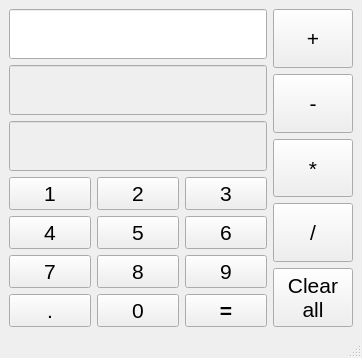
<?xml version="1.0" encoding="UTF-8"?>
<ui version="4.0">
 <class>MainWindow</class>
 <widget class="QMainWindow" name="MainWindow">
  <property name="geometry">
   <rect>
    <x>0</x>
    <y>0</y>
    <width>362</width>
    <height>316</height>
   </rect>
  </property>
  <property name="windowTitle">
   <string>Калькулятор</string>
  </property>
  <widget class="QWidget" name="centralwidget">
   <layout class="QGridLayout" name="gridLayout_3">
    <item row="0" column="0">
     <layout class="QVBoxLayout" name="verticalLayout">
      <item>
       <layout class="QVBoxLayout" name="verticalLayout_2">
        <item>
         <widget class="QLineEdit" name="one_input">
          <property name="sizePolicy">
           <sizepolicy hsizetype="Expanding" vsizetype="Expanding">
            <horstretch>0</horstretch>
            <verstretch>0</verstretch>
           </sizepolicy>
          </property>
          <property name="minimumSize">
           <size>
            <width>0</width>
            <height>50</height>
           </size>
          </property>
         </widget>
        </item>
        <item>
         <widget class="QLineEdit" name="two_input">
          <property name="enabled">
           <bool>false</bool>
          </property>
          <property name="sizePolicy">
           <sizepolicy hsizetype="Expanding" vsizetype="Expanding">
            <horstretch>0</horstretch>
            <verstretch>0</verstretch>
           </sizepolicy>
          </property>
          <property name="minimumSize">
           <size>
            <width>0</width>
            <height>50</height>
           </size>
          </property>
         </widget>
        </item>
        <item>
         <widget class="QLineEdit" name="output">
          <property name="enabled">
           <bool>false</bool>
          </property>
          <property name="sizePolicy">
           <sizepolicy hsizetype="Expanding" vsizetype="Expanding">
            <horstretch>0</horstretch>
            <verstretch>0</verstretch>
           </sizepolicy>
          </property>
          <property name="minimumSize">
           <size>
            <width>0</width>
            <height>50</height>
           </size>
          </property>
         </widget>
        </item>
       </layout>
      </item>
      <item>
       <layout class="QGridLayout" name="gridLayout_2">
        <item row="5" column="0">
         <widget class="QPushButton" name="point">
          <property name="sizePolicy">
           <sizepolicy hsizetype="Minimum" vsizetype="Expanding">
            <horstretch>0</horstretch>
            <verstretch>0</verstretch>
           </sizepolicy>
          </property>
          <property name="font">
           <font>
            <pointsize>16</pointsize>
           </font>
          </property>
          <property name="cursor">
           <cursorShape>PointingHandCursor</cursorShape>
          </property>
          <property name="text">
           <string>.</string>
          </property>
         </widget>
        </item>
        <item row="5" column="2">
         <widget class="QPushButton" name="result_num">
          <property name="sizePolicy">
           <sizepolicy hsizetype="Minimum" vsizetype="Expanding">
            <horstretch>0</horstretch>
            <verstretch>0</verstretch>
           </sizepolicy>
          </property>
          <property name="font">
           <font>
            <pointsize>16</pointsize>
            <bold>true</bold>
           </font>
          </property>
          <property name="cursor">
           <cursorShape>PointingHandCursor</cursorShape>
          </property>
          <property name="text">
           <string>=</string>
          </property>
         </widget>
        </item>
        <item row="2" column="1">
         <widget class="QPushButton" name="five">
          <property name="sizePolicy">
           <sizepolicy hsizetype="Minimum" vsizetype="Expanding">
            <horstretch>0</horstretch>
            <verstretch>0</verstretch>
           </sizepolicy>
          </property>
          <property name="font">
           <font>
            <pointsize>16</pointsize>
           </font>
          </property>
          <property name="cursor">
           <cursorShape>PointingHandCursor</cursorShape>
          </property>
          <property name="text">
           <string>5</string>
          </property>
         </widget>
        </item>
        <item row="2" column="0">
         <widget class="QPushButton" name="four">
          <property name="sizePolicy">
           <sizepolicy hsizetype="Minimum" vsizetype="Expanding">
            <horstretch>0</horstretch>
            <verstretch>0</verstretch>
           </sizepolicy>
          </property>
          <property name="font">
           <font>
            <pointsize>16</pointsize>
           </font>
          </property>
          <property name="cursor">
           <cursorShape>PointingHandCursor</cursorShape>
          </property>
          <property name="text">
           <string>4</string>
          </property>
         </widget>
        </item>
        <item row="1" column="0">
         <widget class="QPushButton" name="one">
          <property name="sizePolicy">
           <sizepolicy hsizetype="Minimum" vsizetype="Expanding">
            <horstretch>0</horstretch>
            <verstretch>0</verstretch>
           </sizepolicy>
          </property>
          <property name="font">
           <font>
            <pointsize>16</pointsize>
           </font>
          </property>
          <property name="cursor">
           <cursorShape>PointingHandCursor</cursorShape>
          </property>
          <property name="text">
           <string>1</string>
          </property>
         </widget>
        </item>
        <item row="2" column="2">
         <widget class="QPushButton" name="six">
          <property name="sizePolicy">
           <sizepolicy hsizetype="Minimum" vsizetype="Expanding">
            <horstretch>0</horstretch>
            <verstretch>0</verstretch>
           </sizepolicy>
          </property>
          <property name="font">
           <font>
            <pointsize>16</pointsize>
           </font>
          </property>
          <property name="cursor">
           <cursorShape>PointingHandCursor</cursorShape>
          </property>
          <property name="text">
           <string>6</string>
          </property>
         </widget>
        </item>
        <item row="1" column="1">
         <widget class="QPushButton" name="two">
          <property name="sizePolicy">
           <sizepolicy hsizetype="Minimum" vsizetype="Expanding">
            <horstretch>0</horstretch>
            <verstretch>0</verstretch>
           </sizepolicy>
          </property>
          <property name="font">
           <font>
            <pointsize>16</pointsize>
           </font>
          </property>
          <property name="cursor">
           <cursorShape>PointingHandCursor</cursorShape>
          </property>
          <property name="text">
           <string>2</string>
          </property>
         </widget>
        </item>
        <item row="4" column="2">
         <widget class="QPushButton" name="nine">
          <property name="sizePolicy">
           <sizepolicy hsizetype="Minimum" vsizetype="Expanding">
            <horstretch>0</horstretch>
            <verstretch>0</verstretch>
           </sizepolicy>
          </property>
          <property name="font">
           <font>
            <pointsize>16</pointsize>
           </font>
          </property>
          <property name="cursor">
           <cursorShape>PointingHandCursor</cursorShape>
          </property>
          <property name="text">
           <string>9</string>
          </property>
         </widget>
        </item>
        <item row="4" column="1">
         <widget class="QPushButton" name="eight">
          <property name="sizePolicy">
           <sizepolicy hsizetype="Minimum" vsizetype="Expanding">
            <horstretch>0</horstretch>
            <verstretch>0</verstretch>
           </sizepolicy>
          </property>
          <property name="font">
           <font>
            <pointsize>16</pointsize>
           </font>
          </property>
          <property name="cursor">
           <cursorShape>PointingHandCursor</cursorShape>
          </property>
          <property name="text">
           <string>8</string>
          </property>
         </widget>
        </item>
        <item row="4" column="0">
         <widget class="QPushButton" name="seven">
          <property name="sizePolicy">
           <sizepolicy hsizetype="Minimum" vsizetype="Expanding">
            <horstretch>0</horstretch>
            <verstretch>0</verstretch>
           </sizepolicy>
          </property>
          <property name="font">
           <font>
            <pointsize>16</pointsize>
           </font>
          </property>
          <property name="cursor">
           <cursorShape>PointingHandCursor</cursorShape>
          </property>
          <property name="text">
           <string>7</string>
          </property>
         </widget>
        </item>
        <item row="1" column="2">
         <widget class="QPushButton" name="three">
          <property name="sizePolicy">
           <sizepolicy hsizetype="Minimum" vsizetype="Expanding">
            <horstretch>0</horstretch>
            <verstretch>0</verstretch>
           </sizepolicy>
          </property>
          <property name="font">
           <font>
            <pointsize>16</pointsize>
           </font>
          </property>
          <property name="cursor">
           <cursorShape>PointingHandCursor</cursorShape>
          </property>
          <property name="text">
           <string>3</string>
          </property>
         </widget>
        </item>
        <item row="5" column="1">
         <widget class="QPushButton" name="null_num">
          <property name="sizePolicy">
           <sizepolicy hsizetype="Minimum" vsizetype="Expanding">
            <horstretch>0</horstretch>
            <verstretch>0</verstretch>
           </sizepolicy>
          </property>
          <property name="font">
           <font>
            <pointsize>16</pointsize>
           </font>
          </property>
          <property name="cursor">
           <cursorShape>PointingHandCursor</cursorShape>
          </property>
          <property name="text">
           <string>0</string>
          </property>
         </widget>
        </item>
       </layout>
      </item>
     </layout>
    </item>
    <item row="0" column="1">
     <layout class="QGridLayout" name="gridLayout">
      <item row="0" column="0">
       <widget class="QPushButton" name="plus">
        <property name="sizePolicy">
         <sizepolicy hsizetype="Minimum" vsizetype="Expanding">
          <horstretch>0</horstretch>
          <verstretch>0</verstretch>
         </sizepolicy>
        </property>
        <property name="font">
         <font>
          <pointsize>16</pointsize>
         </font>
        </property>
        <property name="cursor">
         <cursorShape>PointingHandCursor</cursorShape>
        </property>
        <property name="text">
         <string>+</string>
        </property>
       </widget>
      </item>
      <item row="3" column="0">
       <widget class="QPushButton" name="devide">
        <property name="sizePolicy">
         <sizepolicy hsizetype="Minimum" vsizetype="Expanding">
          <horstretch>0</horstretch>
          <verstretch>0</verstretch>
         </sizepolicy>
        </property>
        <property name="font">
         <font>
          <pointsize>16</pointsize>
         </font>
        </property>
        <property name="cursor">
         <cursorShape>PointingHandCursor</cursorShape>
        </property>
        <property name="text">
         <string>/</string>
        </property>
       </widget>
      </item>
      <item row="2" column="0">
       <widget class="QPushButton" name="multiply">
        <property name="sizePolicy">
         <sizepolicy hsizetype="Minimum" vsizetype="Expanding">
          <horstretch>0</horstretch>
          <verstretch>0</verstretch>
         </sizepolicy>
        </property>
        <property name="font">
         <font>
          <pointsize>16</pointsize>
         </font>
        </property>
        <property name="cursor">
         <cursorShape>PointingHandCursor</cursorShape>
        </property>
        <property name="text">
         <string>*</string>
        </property>
       </widget>
      </item>
      <item row="1" column="0">
       <widget class="QPushButton" name="minus">
        <property name="sizePolicy">
         <sizepolicy hsizetype="Minimum" vsizetype="Expanding">
          <horstretch>0</horstretch>
          <verstretch>0</verstretch>
         </sizepolicy>
        </property>
        <property name="font">
         <font>
          <pointsize>16</pointsize>
         </font>
        </property>
        <property name="cursor">
         <cursorShape>PointingHandCursor</cursorShape>
        </property>
        <property name="text">
         <string>-</string>
        </property>
       </widget>
      </item>
      <item row="4" column="0">
       <widget class="QPushButton" name="clear">
        <property name="sizePolicy">
         <sizepolicy hsizetype="Minimum" vsizetype="Expanding">
          <horstretch>0</horstretch>
          <verstretch>0</verstretch>
         </sizepolicy>
        </property>
        <property name="font">
         <font>
          <pointsize>16</pointsize>
         </font>
        </property>
        <property name="cursor">
         <cursorShape>PointingHandCursor</cursorShape>
        </property>
        <property name="text">
         <string>Clear
all</string>
        </property>
       </widget>
      </item>
     </layout>
    </item>
   </layout>
  </widget>
  <widget class="QStatusBar" name="statusbar"/>
 </widget>
 <resources/>
 <connections/>
</ui>
